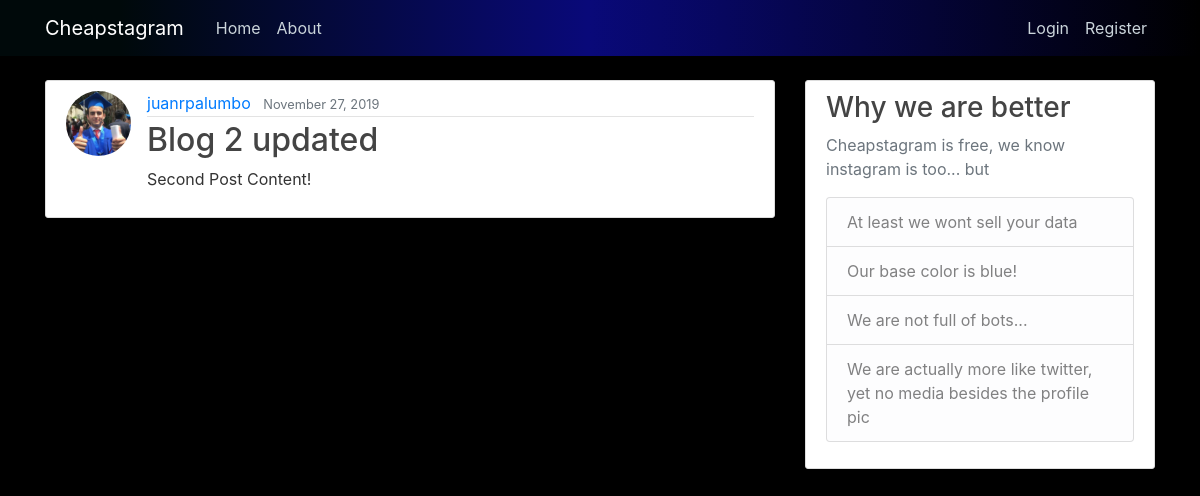
The app's page /post/2/ with its own data.
### blog/models.py (models this page shows, shortened)
class Post(models.Model):
    title = models.CharField(max_length=100)
    content = models.TextField()
    date_posted = models.DateTimeField(default=timezone.now)
    author = models.ForeignKey(User, on_delete=models.CASCADE)

### users/models.py (models this page shows, shortened)
class Profile(models.Model):
    user = models.OneToOneField(User, on_delete=models.CASCADE)
    image = models.ImageField(default='default.jpg.jpg', upload_to='profile_pics')

### blog/views.py (the view)
# urls.py: path('post/<int:pk>/', PostDetailView.as_view(), name='post-detail'),
class PostDetailView(DetailView):
    model = Post

### blog/templates/blog/post_detail.html (shortened to what this page needs)
{% extends "blog/base.html" %}
{% block content %}
        <article class="media content-section">
            <img class="rounded-circle article-img" src="{{ object.author.profile.image.url }}" alt="image not found">
            <div class="media-body">
                <div class="article-metadata">
                    <a class="mr-2" href="#">{{ object.author }}</a>
                    <small class="text-muted">{{ object.date_posted|date:"F d, Y" }}</small>
                </div>
                <h2 class="article-title">{{ object.title }}</h2>
                <p class="article-content">{{ object.content }}</p>
            </div>
        </article>
{% endblock content %}

### blog/static/blog/main.css (style rules this page uses)
body { background: #fafafa; color: #333333; margin-top: 5rem; }
h1, h2, h3, h4, h5, h6 { color: #444444; }
.content-section { background: #ffffff; padding: 10px 20px; border: 1px solid #dddddd; border-radius: 3px; margin-bottom: 20px; }
.article-title { color: #444444; }
.article-content { white-space: pre-line; }
.article-img { height: 65px; width: 65px; margin-right: 16px; }
.article-metadata { padding-bottom: 1px; margin-bottom: 4px; border-bottom: 1px solid #e3e3e3 }

### records on screen
Post: author.profile.image (picture), author "juanrpalumbo", date_posted "November 27, 2019", title "Blog 2 updated", content "Second Post Content!"
